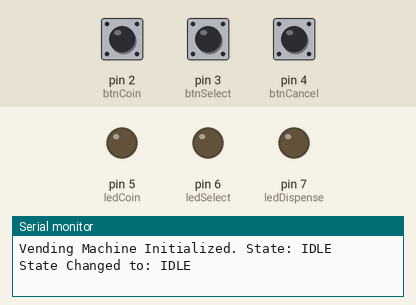
A sketch run on a simulated Arduino Uno, built with avr-gcc and run on an emulated ATmega328P. Parts: output pins drawn as LEDs (lit = HIGH), the last lines printed to the serial monitor. The inputs (shaded band) are chosen by the test bench; at power-on: pin 2 (btnCoin) LOW, pin 3 (btnSelect) LOW, pin 4 (btnCancel) LOW.

Above: at 1.2 s.
1.3 s: pin 2 (btnCoin) pulled HIGH for 0.15 s
At 2.5 s:
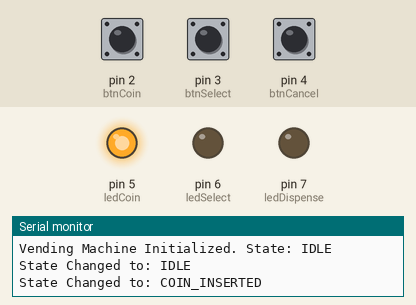
2.9 s: pin 3 (btnSelect) pulled HIGH for 0.15 s
At 3.7 s:
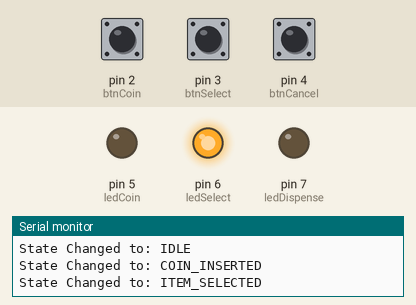
At 4.8 s:
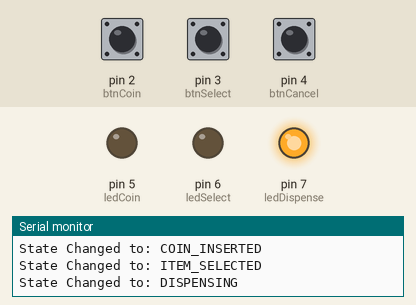
Timing chart, 0 to 7.9 s (numbered marks = the images above; inputs shaded):
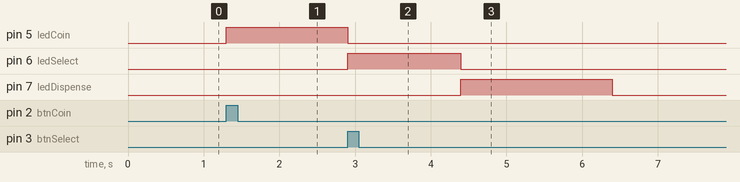

The sketch:

vending_machine.ino
```cpp
/*
 * Vending Machine State Machine
 * Path: /week2/vending_machine/vending_machine.ino
 *
 * STATE TRANSITION DIAGRAM:
 *
 * [IDLE] (All LEDs OFF)
 *   |-- (Insert Coin Button) --------> [COIN_INSERTED]
 *
 * [COIN_INSERTED] (Yellow LED ON)
 *   |-- (Select Item Button) --------> [ITEM_SELECTED]
 *   |-- (Cancel Button) -------------> [IDLE] (Refund)
 *
 * [ITEM_SELECTED] (Blue LED ON)
 *   |-- (Cancel Button) -------------> [IDLE] (Refund)
 *   |-- (Auto after 1.5 seconds) ----> [DISPENSING]
 *
 * [DISPENSING] (Green LED ON)
 *   |-- (Auto after 2 seconds) ------> [IDLE]
 */

// Define Pins
const int btnCoin = 2;
const int btnSelect = 3;
const int btnCancel = 4;

const int ledCoin = 5;      // Represents COIN_INSERTED state
const int ledSelect = 6;    // Represents ITEM_SELECTED state
const int ledDispense = 7;  // Represents DISPENSING state

// Define State Machine
enum VendingState {
  IDLE,
  COIN_INSERTED,
  ITEM_SELECTED,
  DISPENSING
};

VendingState currentState = IDLE;

// Edge Detection Variables
int lastBtnCoin = LOW;
int lastBtnSelect = LOW;
int lastBtnCancel = LOW;

// Timer for automatic transitions
unsigned long stateTimer = 0;

void setup() {
  Serial.begin(9600);

  pinMode(btnCoin, INPUT);
  pinMode(btnSelect, INPUT);
  pinMode(btnCancel, INPUT);

  pinMode(ledCoin, OUTPUT);
  pinMode(ledSelect, OUTPUT);
  pinMode(ledDispense, OUTPUT);

  Serial.println("Vending Machine Initialized. State: IDLE");
  updateSystem(); // Set initial LEDs
}

void loop() {
  unsigned long currentMillis = millis();

  // Read button states
  int readCoin = digitalRead(btnCoin);
  int readSelect = digitalRead(btnSelect);
  int readCancel = digitalRead(btnCancel);

  // Detect exact moments buttons are pressed (Edge Detection)
  bool coinPressed = (readCoin == HIGH && lastBtnCoin == LOW);
  bool selectPressed = (readSelect == HIGH && lastBtnSelect == LOW);
  bool cancelPressed = (readCancel == HIGH && lastBtnCancel == LOW);

  // Update previous button states
  lastBtnCoin = readCoin;
  lastBtnSelect = readSelect;
  lastBtnCancel = readCancel;

  // --- STATE MACHINE LOGIC ---
  switch (currentState) {

    case IDLE:
      if (coinPressed) {
        currentState = COIN_INSERTED;
        updateSystem();
      }
      // Select and Cancel buttons do nothing in IDLE state
      break;

    case COIN_INSERTED:
      if (selectPressed) {
        currentState = ITEM_SELECTED;
        stateTimer = currentMillis; // Start timer for auto-dispense
        updateSystem();
      }
      else if (cancelPressed) {
        Serial.println("Action: Coin Refunded.");
        currentState = IDLE;
        updateSystem();
      }
      break;

    case ITEM_SELECTED:
      if (cancelPressed) {
        Serial.println("Action: Transaction Cancelled. Coin Refunded.");
        currentState = IDLE;
        updateSystem();
      }
      // Wait 1.5 seconds to simulate processing, then dispense
      else if (currentMillis - stateTimer >= 1500) {
        currentState = DISPENSING;
        stateTimer = currentMillis; // Start timer for dispense duration
        updateSystem();
      }
      break;

    case DISPENSING:
      // Ignore all buttons while dispensing. Wait 2 seconds, then reset.
      if (currentMillis - stateTimer >= 2000) {
        Serial.println("Action: Item Dropped. Thank you!");
        currentState = IDLE;
        updateSystem();
      }
      break;
  }
}

// --- HELPER FUNCTION ---
// By taking no arguments, we completely bypass the Tinkercad compiler bug!
void updateSystem() {
  // Print Transition to Serial Monitor
  Serial.print("State Changed to: ");
  if (currentState == IDLE) Serial.println("IDLE");
  else if (currentState == COIN_INSERTED) Serial.println("COIN_INSERTED");
  else if (currentState == ITEM_SELECTED) Serial.println("ITEM_SELECTED");
  else if (currentState == DISPENSING) Serial.println("DISPENSING");

  // Update LEDs based on current state
  digitalWrite(ledCoin, (currentState == COIN_INSERTED) ? HIGH : LOW);
  digitalWrite(ledSelect, (currentState == ITEM_SELECTED) ? HIGH : LOW);
  digitalWrite(ledDispense, (currentState == DISPENSING) ? HIGH : LOW);
}
```

Measured:
- after the input at 1.3 s, pin 5 (ledCoin): LOW → HIGH at once
- after the input at 2.9 s, pin 5 (ledCoin): HIGH → LOW at once; pin 6 (ledSelect): LOW → HIGH at once, → LOW 1.5 s later; pin 7 (ledDispense): LOW → HIGH after 1.5 s, → LOW 2.0 s later
